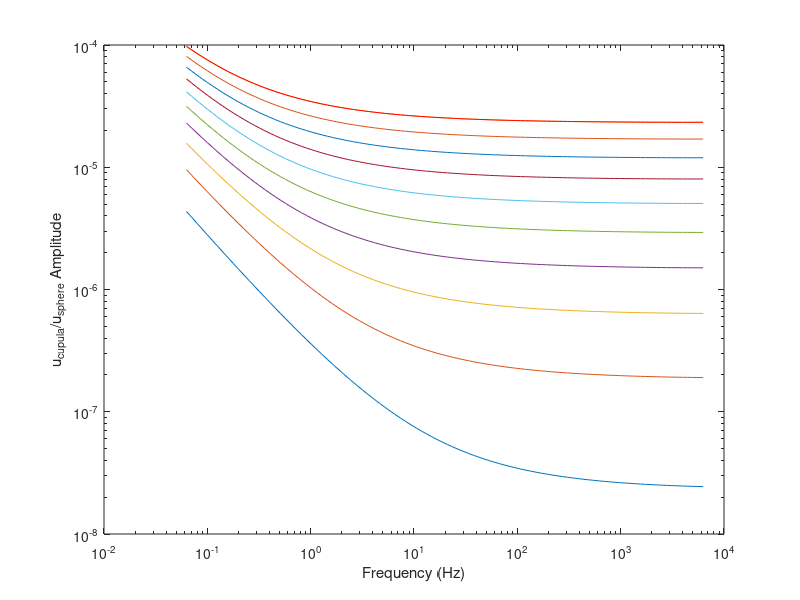
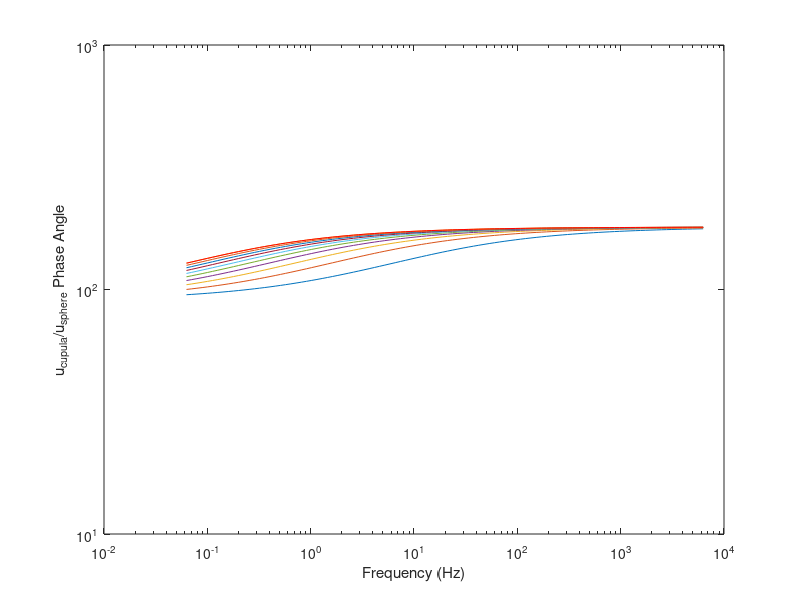

Here is the MATLAB script that generated these plots, in order:
function plot_sphere_tf()
%This is Jim's initial equation for freq. resp. of freq. resp. for vibrating
% sphere (not reconciled with boundayr layer equation


r = 3e-2;
v = 0.894e-3/0.998e3;
c = 1482;
%a = 1e-3;
d = 50e-6;

w = 2*pi*logspace(-2, 3, 100);
a = linspace(0.5e-3, 5e-3, 10);

figure;
ax1 = axes;

figure;
ax2 = axes;

for n = 1:length(a)
   u = vibrosphere(r - d, v, c, a(n), w) - ...
       vibrosphere(r + d, v, c, a(n), w);

   loglog(ax1, w, abs(u));
   hold(ax1, 'on');
   
   semilogx(ax2, w, (180/pi)*angle(u));
   hold(ax2, 'on');
end

hold(ax1, 'on');
loglog(ax1, w, abs(u), 'r');
xlabel(ax1, 'Frequency (Hz)');
ylabel(ax1, 'u_{cupula}/u_{sphere} Amplitude');

hold(ax2, 'on');
loglog(ax2, w, (180/pi)*angle(u), 'r');
xlabel(ax2, 'Frequency (Hz)');
ylabel(ax2, 'u_{cupula}/u_{sphere} Phase Angle');

end


function u = vibrosphere(r, v, c, a, w)

% Calculate some constants
k = w / c;
beta = sqrt(w / (2*v));
h = (1 - i) * beta;

% Calculate leading coefficient
A1 =  ...
       (3 + 3*i*h*a - h.^2*a^2).*k.^3*a^3.*exp(i*k*a) ./ ...
  (k.^2*a^2.*(1+i*h*a) + (2 + 2*i*k*a - k.^2*a^2).*h.^2*a^2);

% Calculate value for u
u = A1.*(i./(k.^2*r^2) + 1./(k.^3*r^3)).*exp(-i*k*r);


end